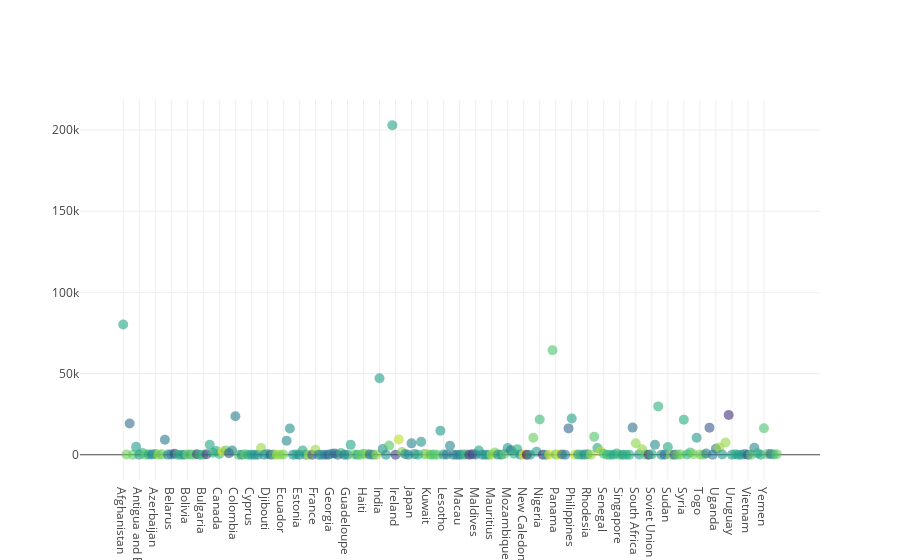

Notebook source saved alongside this figure:
### Code cell
x = df3['country_txt']
y = df3['casualities']
sz = 10
colors = np.random.randn(205)
fig = go.Figure()
fig.add_scatter(
    x = x,
    y = y, 
    mode = 'markers',
    marker={
        'size':sz,
        'color':colors,
        'opacity':0.6,
        'colorscale':'Viridis'
    });
iplot(fig)

### Figure 1 — Plotly figure (JSON) as saved in the notebook; plotly's stock layout.template omitted (floating-point values rounded to 4 significant figures; data arrays with more than 128 entries replaced by an {"elided": "..."} marker saying what was removed)
{"data": [{"marker": {"color": {"elided": "205 float values"}, "colorscale": "Viridis", "opacity": 0.6, "size": 10}, "mode": "markers", "type": "scatter", "uid": "192406d4-9672-4a26-8079-25466ad4f151", "x": {"elided": "205 str values"}, "y": {"elided": "205 float values"}}], "layout": {}}
